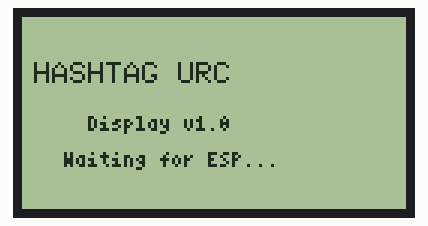
Bench run of a sketch on a simulated Arduino Nano, built with avr-gcc and run on an emulated ATmega328P. On the bench: 128×64 one-colour display.

Above: at 0.1 s.
At 1.7 s:
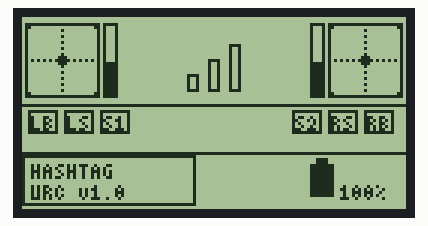

The sketch:

URC_Nano_KS0108_Receiver.ino
```cpp
// ================================================================
//  Arduino Nano — KS0108 Display Receiver  v1.0
//
//  Receives 16-byte binary packets from ESP32 over UART,
//  renders controller state on JHD12864E (KS0108 128×64).
//
//  ── Memory budget (Nano has 2KB SRAM) ───────────────────────────
//  U8g2 full-buffer: 128×64/8 = 1024 bytes
//  Stack + locals  : ~300 bytes
//  Packet buffer   : 16 bytes
//  Total           : ~1340 bytes  — safe margin ~660 bytes
//
//  ── Wiring (matches your working KS0108 base code) ──────────────
//  LCD D0-D7  → Nano pins 2-9
//  LCD EN     → Nano A4 (pin 18)
//  LCD RS/DC  → Nano A5 (pin 19)
//  LCD CS1    → Nano pin 10
//  LCD CS2    → Nano pin 11
//  LCD R/W    → GND   (write-only)
//  LCD RST    → not connected
//  LCD VCC    → 5V,  GND → GND
//
//  ESP32 → Nano UART:
//    ESP32 TX (GPIO1)  → Nano RX (pin 0)
//    GND               → GND
//
//  !! Disconnect Nano RX pin 0 when uploading sketches !!
//  !! (UART conflicts with USB upload)                  !!
//
//  ── Required Library ────────────────────────────────────────────
//  U8g2 by olikraus  (Library Manager → search "U8g2")
// ================================================================

#include <Arduino.h>
#include <U8g2lib.h>

// ── U8g2 constructor — matches your working base code ────────────
U8G2_KS0108_128X64_F u8g2(U8G2_R0,
  2, 3, 4, 5, 6, 7, 8, 9,   // D0–D7
  18,                         // EN  (A4)
  19,                         // DC  (A5)
  10,                         // CS1
  11,                         // CS2
  U8X8_PIN_NONE               // RST
);

// ── Packet ───────────────────────────────────────────────────────
#define PKT_LEN   16
#define PKT_START 0xAA

static uint8_t  rxBuf[PKT_LEN];
static uint8_t  rxPos   = 0;
static bool     synced  = false;

// ── Decoded display state ─────────────────────────────────────────
static int8_t  dLx=0, dLy=0, dRx=0, dRy=0;
static uint8_t dP1=50, dP2=50, dBat=100;
static uint8_t dBtns = 0;   // bitmask, same layout as pkt[8]
static bool    dConn = false;

// ── Animation tick (wraps 0-199) ─────────────────────────────────
static uint8_t animTick = 0;

// ================================================================
//  PACKET PARSER
//  Feed bytes one at a time. Returns true when a valid frame lands.
// ================================================================
bool parseByte(uint8_t b)
{
  // Hunt for start byte
  if (!synced) {
    if (b == PKT_START) { synced = true; rxPos = 0; rxBuf[rxPos++] = b; }
    return false;
  }

  rxBuf[rxPos++] = b;

  if (rxPos < PKT_LEN) return false;   // still collecting

  // Full packet — verify checksum
  uint8_t cs = 0;
  for (uint8_t i = 1; i < 15; i++) cs ^= rxBuf[i];
  synced = false;
  rxPos  = 0;

  if (cs != rxBuf[15]) return false;   // bad checksum, discard

  // Unpack
  dLx  = (int8_t)(rxBuf[1] - 99);
  dLy  = (int8_t)(rxBuf[2] - 99);
  dRx  = (int8_t)(rxBuf[3] - 99);
  dRy  = (int8_t)(rxBuf[4] - 99);
  dP1  = rxBuf[5];
  dP2  = rxBuf[6];
  dBat = rxBuf[7];
  dBtns= rxBuf[8];
  dConn= (rxBuf[8] & 0x40) != 0;

  return true;
}

// ================================================================
//  DRAW HELPERS  — mirror of the HTML visualiser logic
// ================================================================

// Box outline
static void fr(uint8_t x, uint8_t y, uint8_t w, uint8_t h) {
  u8g2.drawFrame(x, y, w, h);
}
// Filled box
static void fb(uint8_t x, uint8_t y, uint8_t w, uint8_t h) {
  u8g2.drawBox(x, y, w, h);
}

// Joystick widget
void drawJoy(uint8_t cx, uint8_t cy, uint8_t half, int8_t lx, int8_t ly)
{
  uint8_t x0 = cx - half, y0 = cy - half, sz = half * 2 + 1;
  fr(x0, y0, sz, sz);
  // Dashed crosshairs
  for (uint8_t i = x0+2; i < x0+sz-2; i+=2) u8g2.drawPixel(i, cy);
  for (uint8_t i = y0+2; i < y0+sz-2; i+=2) u8g2.drawPixel(cx, i);
  // Corner ticks
  u8g2.drawPixel(x0+1, y0+1);     u8g2.drawPixel(x0+sz-2, y0+1);
  u8g2.drawPixel(x0+1, y0+sz-2); u8g2.drawPixel(x0+sz-2, y0+sz-2);
  // Moving dot
  uint8_t inn = half - 3;
  int8_t  dx  = (int8_t)((lx * (int8_t)inn) / 99);
  int8_t  dy  = (int8_t)((ly * (int8_t)inn) / 99);
  fb(cx + dx - 1, cy - dy - 1, 3, 3);
}

// Vertical fill bar (pot / slider)
void drawVSlider(uint8_t x, uint8_t y, uint8_t w, uint8_t h, uint8_t pct)
{
  fr(x, y, w, h);
  uint8_t fh = (uint16_t)pct * (h - 2) / 100;
  if (fh) fb(x+1, y+h-1-fh, w-2, fh);
}

// Signal bars (3 bars, top bar blinks when connected)
void drawSignal(uint8_t cx, uint8_t bot)
{
  const uint8_t BW=4, GAP=3;
  const uint8_t x0 = cx - 9;
  const uint8_t HTS[3] = {6, 11, 16};
  bool bl = (animTick % 10) < 5;

  for (uint8_t i = 0; i < 3; i++) {
    uint8_t bx = x0 + i * (BW + GAP);
    uint8_t bh = HTS[i];
    uint8_t by = bot - bh;
    bool filled = dConn && (i < 2 || bl);
    if (filled) fb(bx, by, BW, bh);
    else        fr(bx, by, BW, bh);
  }
}

// Button: inverted when active
void drawBtn(uint8_t x, uint8_t y, uint8_t w, uint8_t h,
             const char *lbl, bool act)
{
  if (act) {
    fb(x, y, w, h);
    u8g2.setDrawColor(0);
    u8g2.drawStr(x+1, y+h-1, lbl);
    u8g2.setDrawColor(1);
  } else {
    fr(x, y, w, h);
    u8g2.drawStr(x+1, y+h-1, lbl);
  }
}

// Vertical battery icon (nub on top, fill from bottom)
void drawVBattery(uint8_t bx, uint8_t by, uint8_t bw, uint8_t bh, uint8_t pct)
{
  uint8_t nw = bw / 2, nx = bx + (bw - nw) / 2;
  fb(nx, by-2, nw, 2);          // nub
  fr(bx, by, bw, bh);           // body
  bool blink = (pct < 20) && ((animTick % 10) >= 5);
  if (!blink) {
    uint8_t fh = (uint16_t)pct * (bh - 2) / 100;
    if (fh) fb(bx+1, by+bh-1-fh, bw-2, fh);
  }
}

// ================================================================
//  MAIN DRAW — mirrors HTML visualiser layout exactly
//
//  TOP   y=0..28  : joy-L  P1  signal  P2  joy-R
//  SEP   y=29
//  MID   y=30..44 : LB LS S1  (gap)  S2 RS RB
//  SEP   y=45
//  BOT   y=46..63 : [HASHTAG / URC v1.0]   [bat] [%]
// ================================================================
void drawNormal()
{
  u8g2.setFont(u8g2_font_4x6_tf);

  // ── TOP ──────────────────────────────────────────────────────
  drawJoy(13, 14, 12, dLx, dLy);
  drawVSlider(27, 2, 5, 25, dP1);
  drawSignal(64, 25);
  drawVSlider(96, 2, 5, 25, dP2);
  drawJoy(114, 14, 12, dRx, dRy);

  u8g2.drawHLine(0, 29, 128);

  // ── MID buttons ──────────────────────────────────────────────
  drawBtn(  2, 31, 10, 8, "LB", dBtns & 0x04);   // LBt
  drawBtn( 14, 31, 10, 8, "LS", dBtns & 0x01);   // LABt
  drawBtn( 26, 31, 10, 8, "S1", dBtns & 0x10);   // TSW1
  drawBtn( 90, 31, 10, 8, "S2", dBtns & 0x20);   // TSW2
  drawBtn(102, 31, 10, 8, "RS", dBtns & 0x02);   // RABt
  drawBtn(114, 31, 10, 8, "RB", dBtns & 0x08);   // RBt

  u8g2.drawHLine(0, 45, 128);

  // ── BOTTOM ───────────────────────────────────────────────────
  fr(0, 46, 58, 17);
  u8g2.drawStr(3, 54, "HASHTAG");
  u8g2.drawStr(3, 61, "URC v1.0");

  drawVBattery(96, 49, 8, 11, dBat);

  char buf[5];
  if      (dBat < 10)  sprintf_P(buf, PSTR("  %d%%"), dBat);
  else if (dBat < 100) sprintf_P(buf, PSTR(" %d%%"),  dBat);
  else                 sprintf_P(buf, PSTR("%d%%"),   dBat);
  u8g2.drawStr(106, 61, buf);
}

// ================================================================
//  SETUP
// ================================================================
void setup()
{
  Serial.begin(115200);   // must match ESP32 baud
  u8g2.begin();
  u8g2.setFont(u8g2_font_4x6_tf);

  // Splash
  u8g2.clearBuffer();
  u8g2.setFont(u8g2_font_6x10_tf);
  u8g2.drawStr(4, 22, "HASHTAG URC");
  u8g2.setFont(u8g2_font_4x6_tf);
  u8g2.drawStr(22, 38, "Display v1.0");
  u8g2.drawStr(14, 50, "Waiting for ESP...");
  u8g2.sendBuffer();
  delay(1500);
}

// ================================================================
//  LOOP
// ================================================================
void loop()
{
  // Drain all available bytes into the parser
  while (Serial.available()) {
    parseByte((uint8_t)Serial.read());
  }

  // Advance animation tick (drives signal bar blink + bat blink)
  animTick++;
  if (animTick >= 200) animTick = 0;

  // Redraw at ~20 Hz regardless of new packet (smooth animation)
  u8g2.clearBuffer();
  drawNormal();
  u8g2.sendBuffer();

  delay(50);
}
```
